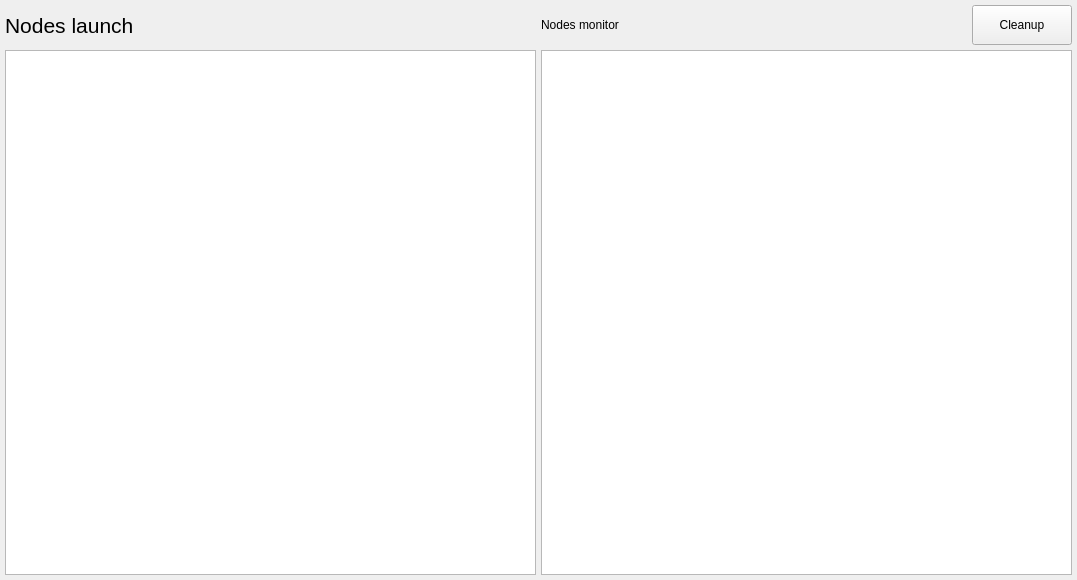
<?xml version="1.0" encoding="UTF-8"?>
<ui version="4.0">
 <class>widget_ui</class>
 <widget class="QWidget" name="widget_ui">
  <property name="geometry">
   <rect>
    <x>0</x>
    <y>0</y>
    <width>1077</width>
    <height>580</height>
   </rect>
  </property>
  <property name="maximumSize">
   <size>
    <width>16777215</width>
    <height>16777215</height>
   </size>
  </property>
  <layout class="QGridLayout" name="central_layout">
   <property name="sizeConstraint">
    <enum>QLayout::SetMinimumSize</enum>
   </property>
   <property name="margin">
    <number>5</number>
   </property>
   <property name="spacing">
    <number>5</number>
   </property>
   <item row="2" column="1">
    <widget class="QTableView" name="_table_monitor">
     <property name="focusPolicy">
      <enum>Qt::NoFocus</enum>
     </property>
     <property name="styleSheet">
      <string notr="true">font: 400 14pt &quot;Ubuntu&quot;;</string>
     </property>
     <property name="editTriggers">
      <set>QAbstractItemView::NoEditTriggers</set>
     </property>
     <property name="alternatingRowColors">
      <bool>true</bool>
     </property>
     <property name="showGrid">
      <bool>false</bool>
     </property>
    </widget>
   </item>
   <item row="0" column="1">
    <layout class="QHBoxLayout" name="horizontalLayout_2">
     <item>
      <widget class="QLabel" name="monitor_header_label">
       <property name="styleSheet">
        <string notr="true">font: 400 18pt &quot;Ubuntu&quot;;</string>
       </property>
       <property name="text">
        <string>Nodes monitor</string>
       </property>
      </widget>
     </item>
     <item>
      <spacer name="horizontalSpacer">
       <property name="orientation">
        <enum>Qt::Horizontal</enum>
       </property>
       <property name="sizeHint" stdset="0">
        <size>
         <width>40</width>
         <height>20</height>
        </size>
       </property>
      </spacer>
     </item>
     <item>
      <widget class="QPushButton" name="_but_cleanup">
       <property name="sizePolicy">
        <sizepolicy hsizetype="Preferred" vsizetype="Fixed">
         <horstretch>0</horstretch>
         <verstretch>0</verstretch>
        </sizepolicy>
       </property>
       <property name="minimumSize">
        <size>
         <width>100</width>
         <height>40</height>
        </size>
       </property>
       <property name="styleSheet">
        <string notr="true">font: 400 14pt &quot;Ubuntu&quot;;</string>
       </property>
       <property name="text">
        <string>Cleanup</string>
       </property>
      </widget>
     </item>
    </layout>
   </item>
   <item row="2" column="0">
    <widget class="QTableView" name="_table_launch">
     <property name="styleSheet">
      <string notr="true">font: 400 14pt &quot;Ubuntu&quot;;</string>
     </property>
     <property name="editTriggers">
      <set>QAbstractItemView::NoEditTriggers</set>
     </property>
     <property name="alternatingRowColors">
      <bool>true</bool>
     </property>
     <property name="showGrid">
      <bool>false</bool>
     </property>
    </widget>
   </item>
   <item row="0" column="0">
    <layout class="QHBoxLayout" name="horizontalLayout">
     <item>
      <widget class="QLabel" name="launch_header_label">
       <property name="font">
        <font>
         <family>Ubuntu</family>
         <pointsize>16</pointsize>
         <weight>50</weight>
         <italic>false</italic>
         <bold>false</bold>
        </font>
       </property>
       <property name="styleSheet">
        <string notr="true">font: 400 16pt &quot;Ubuntu&quot;;</string>
       </property>
       <property name="text">
        <string>Nodes launch</string>
       </property>
      </widget>
     </item>
     <item>
      <spacer name="horizontalSpacer_2">
       <property name="orientation">
        <enum>Qt::Horizontal</enum>
       </property>
       <property name="sizeHint" stdset="0">
        <size>
         <width>40</width>
         <height>20</height>
        </size>
       </property>
      </spacer>
     </item>
    </layout>
   </item>
  </layout>
 </widget>
 <layoutdefault spacing="10" margin="11"/>
 <resources/>
 <connections/>
</ui>
